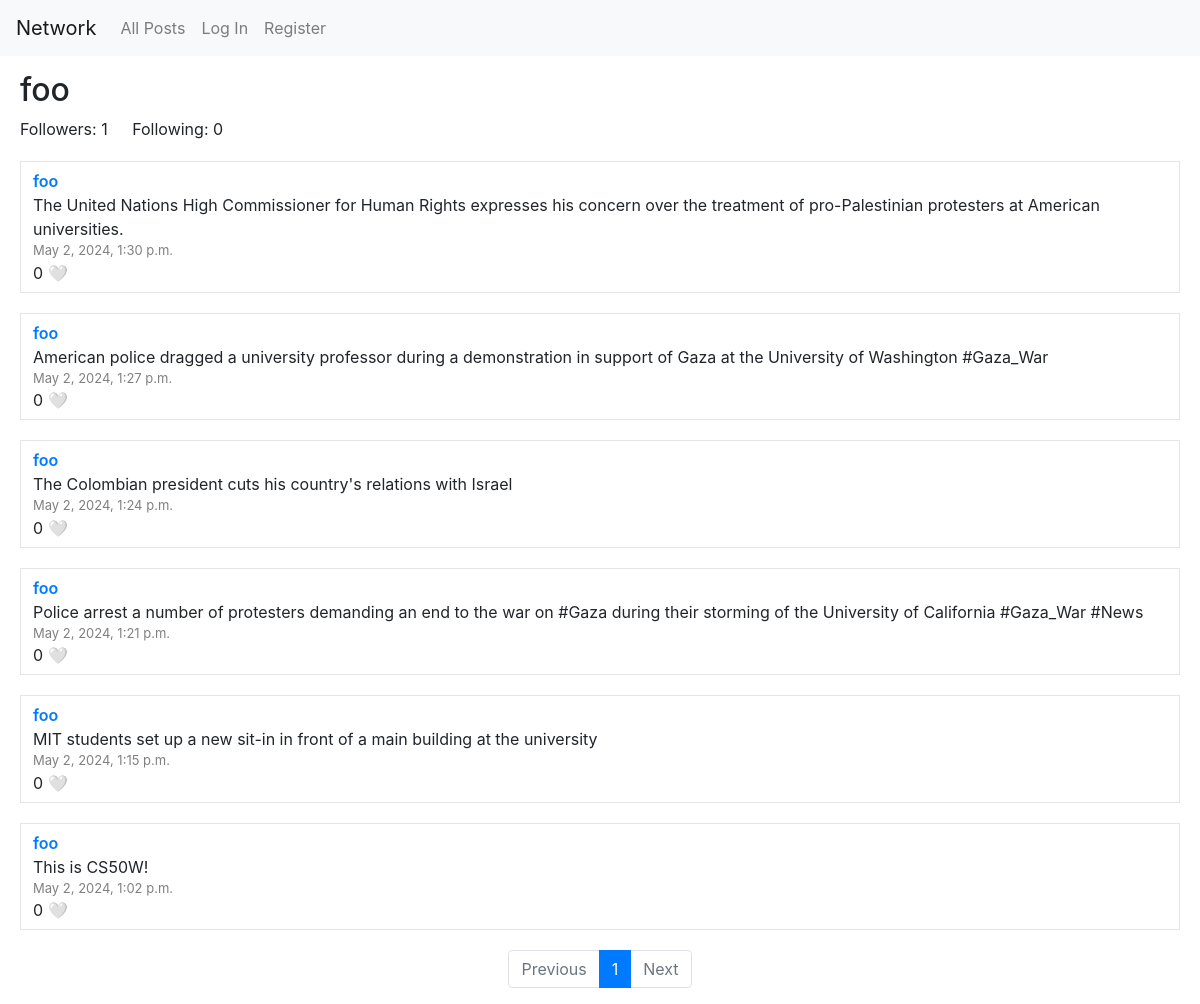
The app's page /foo/, older data.
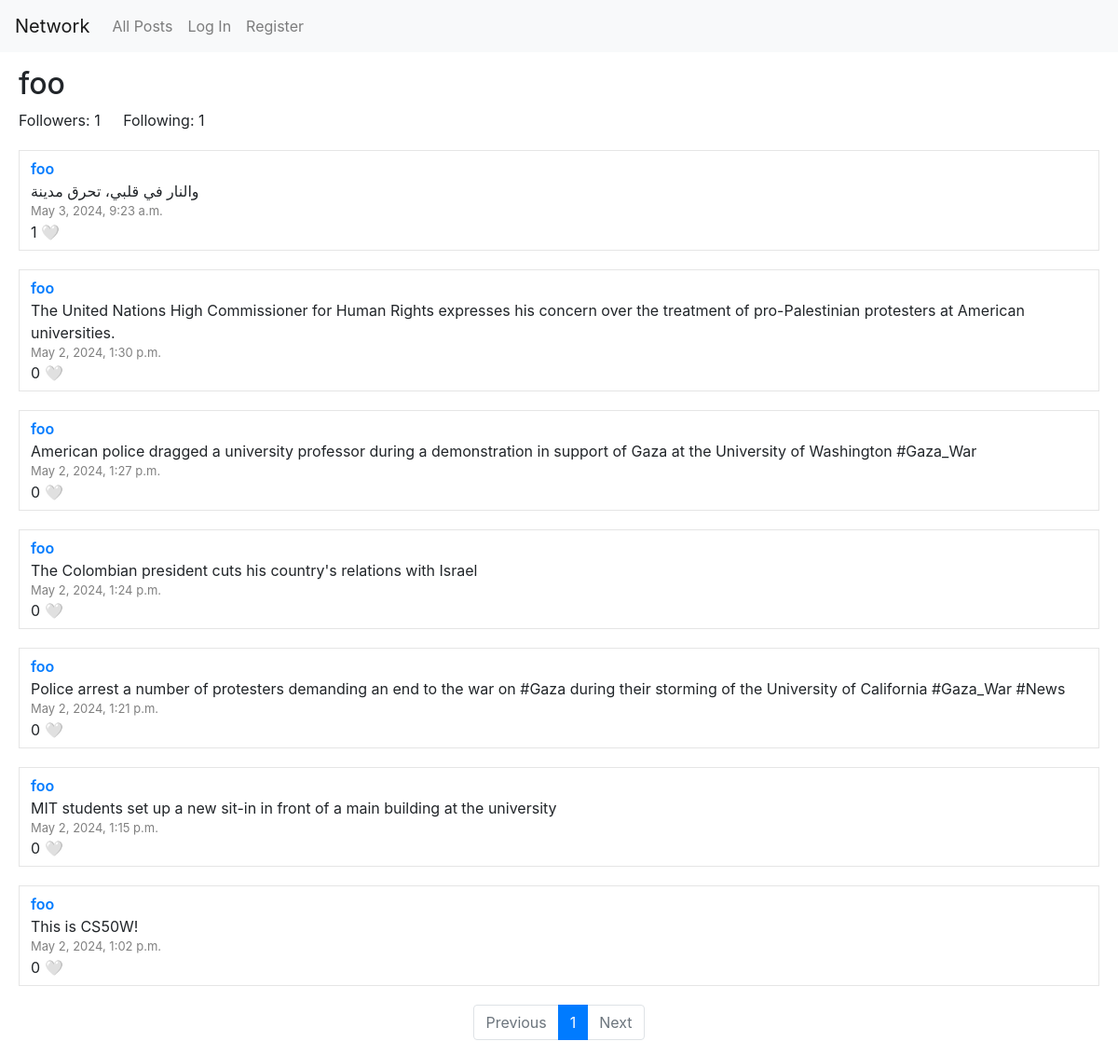
The same page, newer data.
### network/models.py (models this page shows, shortened)
class User(AbstractUser):
    following = models.ManyToManyField('self', related_name='followers', symmetrical=False, null=True, blank=True)
    likes = models.ManyToManyField('Post', related_name='liked_by', blank=True)
    def __str__(self):
        return self.username

class Post(models.Model):
    poster = models.ForeignKey(User, related_name="posts", on_delete=models.CASCADE, null=False, blank=False)
    content = models.TextField(null=False, blank=False)
    date = models.DateTimeField(auto_now_add=True, editable=False)

### network/views.py (the view)
# urls.py: path("<str:username>/", views.profile, name="profile"),
def profile(request, username, page_number=1):
    poster = get_object_or_404(User, username=username)
    poster_posts = poster.posts.order_by('-date')
    p = Paginator(poster_posts, posts_count_per_page)
    current_page = p.page(page_number)
    return render(request, "network/profile.html", {
        "poster": poster,
        "current_page": current_page,
        "pages": p,
    })

### network/templates/network/profile.html (shortened to what this page needs)
{% extends "network/layout.html" %}
{% block body %}
    <h2>{{ poster }}</h2>
    <span id="followers">Followers: {{ poster.followers.count }}</span>
    <span id="following">Following: {{ poster.following.count }}</span>
    <div id="posts">
        {% for post in current_page %}
            <div class="post">
                <div class="poster">
                    <a href="{% url 'profile' post.poster %}">{{ post.poster }}</a>
                </div>
                <div class="content">{{ post.content }}</div>
                <div class="date">{{ post.date }}</div>
                <div class="likes">
                    <span>{{ post.liked_by.count }}</span>
                    {% if post in user.likes.all %}
                        <a class="like-btn" data-id="{{ post.pk }}">❤️</a>
                    {% else %}
                        <a class="like-btn" data-id="{{ post.pk }}">🤍</a>
                    {% endif %}
                </div>
            </div>
        {% empty %}
            <div class="post">
                No posts.
            </div>
        {% endfor %}
        <nav aria-label="Page navigation example">
            <ul class="pagination justify-content-center">
              {% if not current_page.has_previous %}
                <li class="page-item disabled">
                    <a class="page-link" tabindex="-1" aria-disabled="true">Previous</a>
                </li>
              {% else %}
                <li class="page-item">
                    <a class="page-link" href="{% url 'profile' poster current_page.previous_page_number %}" tabindex="-1" aria-disabled="true">Previous</a>
                </li>
              {% endif %}
              {% for i in pages.page_range %}
                {% if current_page.number == i %}
                    <li class="page-item active"><a class="page-link" href="{% url 'profile' poster i %}">{{ i }}</a></li>
                {% else %}
                    <li class="page-item"><a class="page-link" href="{% url 'profile' poster i %}">{{ i }}</a></li>
                {% endif %}
              {% endfor %}
              {% if not current_page.has_next %}
                <li class="page-item disabled">
                    <a class="page-link">Next</a>
                </li>
              {% else %}
                <li class="page-item">
                    <a class="page-link" href="{% url 'profile' poster current_page.next_page_number %}">Next</a>
                </li>
              {% endif %}
            </ul>
        </nav>
    </div>
{% endblock %}

Row changes from the older to the newer data that the page shows:
computed for User "foo": following.count "0" → "1"
added Post: poster "foo", content "والنار في قلبي، تحرق مدينة", date "May 3, 2024, 9:23 a.m.", liked_by.count "1"
